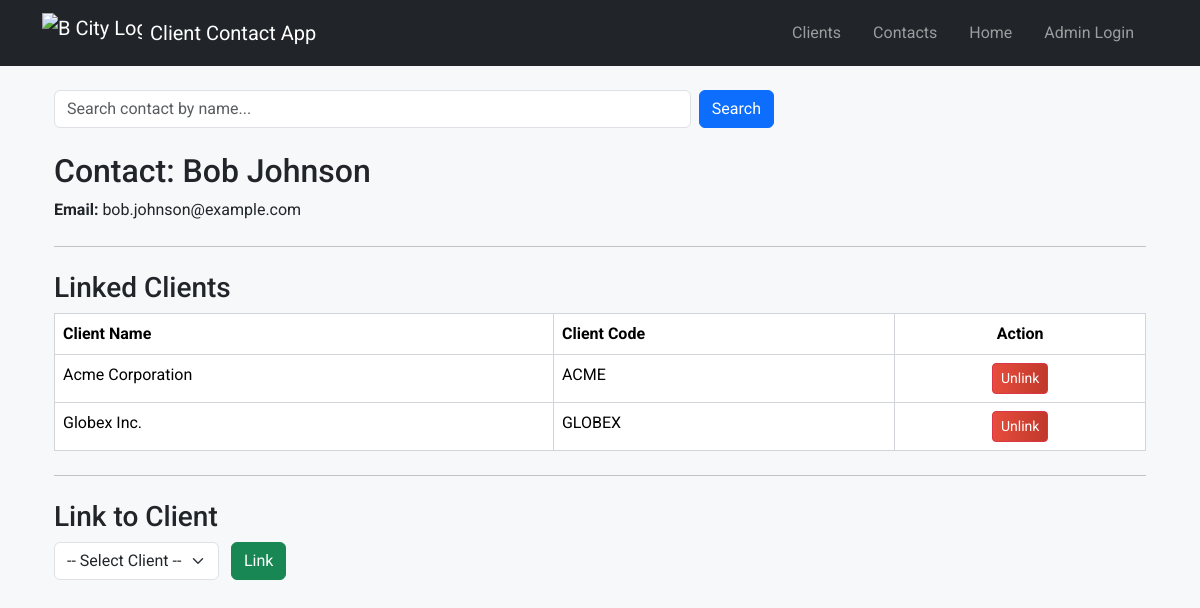
The page /contacts/2 on the database as committed earlier.
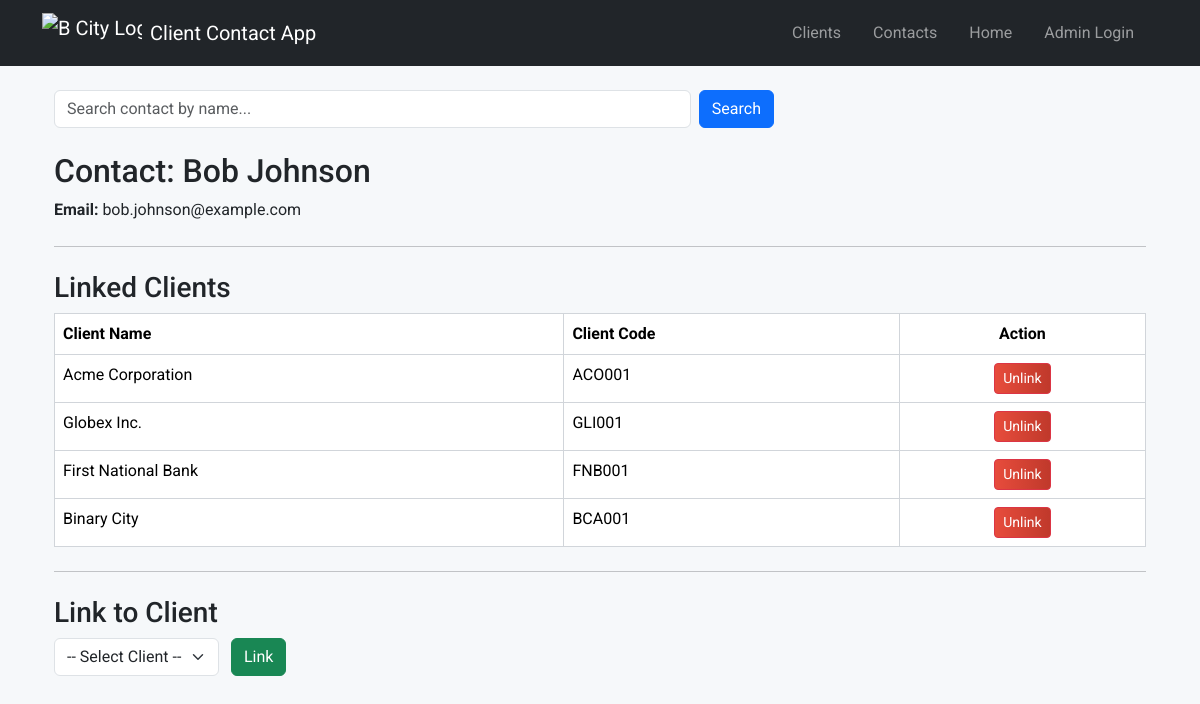
The same page on the database as committed later.
### models/client.py (models this page shows, shortened)
class Client(db.Model):
    __tablename__ = 'client'
    id = db.Column(db.Integer, primary_key=True)
    name = db.Column(db.String(100), nullable=False)
    client_code = db.Column(db.String(50), nullable=False, unique=True)
    contacts = db.relationship(
        'Contact',
        secondary='client_contact',
        back_populates='clients'
    )

### routes/contact.py (the view)
@contact_bp.route('/<int:contact_id>')
def view_contact(contact_id):
    contact = Contact.query.get_or_404(contact_id)
    linked_clients = contact.clients
    return render_template('contact_detail.html', contact=contact, clients=linked_clients)

### templates/contact_detail.html (shortened to what this page needs)
{% extends 'base.html' %}
{% block content %}
<div class="container">
    <div class="row mb-4">
        <div class="col-12 col-md-8">
            <form id="contact-search-form" class="d-flex">
                <input type="text" id="contactSearch" name="contact_name" class="form-control me-2" placeholder="Search contact by name...">
                <button type="submit" class="btn btn-primary">Search</button>
            </form>
        </div>
    </div>
    <h2>Contact: {{ contact.name }} {{ contact.surname }}</h2>
    <p><b>Email:</b> {{ contact.email }}</p>
    <hr style="margin: 24px 0;">
    <h3>Linked Clients</h3>
    {% if clients and clients|length > 0 %}
    <table class="table custom-compact-table" id="linkedClientsTable">
        <thead>
            <tr>
                <th>Client Name</th>
                <th>Client Code</th>
                <th style="text-align:center;">Action</th>
            </tr>
        </thead>
        <tbody>
        {% for client in clients %}
        <tr id="client-row-{{ client.id }}">
            <td>{{ client.name }}</td>
            <td>{{ client.client_code }}</td>
            <td style="text-align:center;">
                <button
                    class="btn btn-danger btn-sm unlink-btn"
                    data-client-id="{{ client.id }}"
                    data-url="{{ url_for('client.unlink_contact', client_id=client.id) }}">
                    Unlink
                </button>
            </td>
        </tr>
        {% endfor %}
        </tbody>
    </table>
    {% else %}
        <div class="alert alert-warning">No client(s) found</div>
    {% endif %}
    <hr style="margin: 24px 0;">
    <h3>Link to Client</h3>
    <form id="link-client-form" class="form-inline mb-3">
        <select name="client_id" id="client_id" class="form-select" style="width:auto; display:inline-block;">
            <option value="">-- Select Client --</option>
        </select>
        <button type="submit" class="btn btn-success ms-2">Link</button>
    </form>
</div>
{% endblock %}

Rows that differ between the two databases and show on the page:
changed Client "Acme Corporation": client_code "ACME" → "ACO001"
changed Client "Globex Inc.": client_code "GLOBEX" → "GLI001"
added Client: name "First National Bank", client_code "FNB001"
added Client: name "Binary City", client_code "BCA001"
